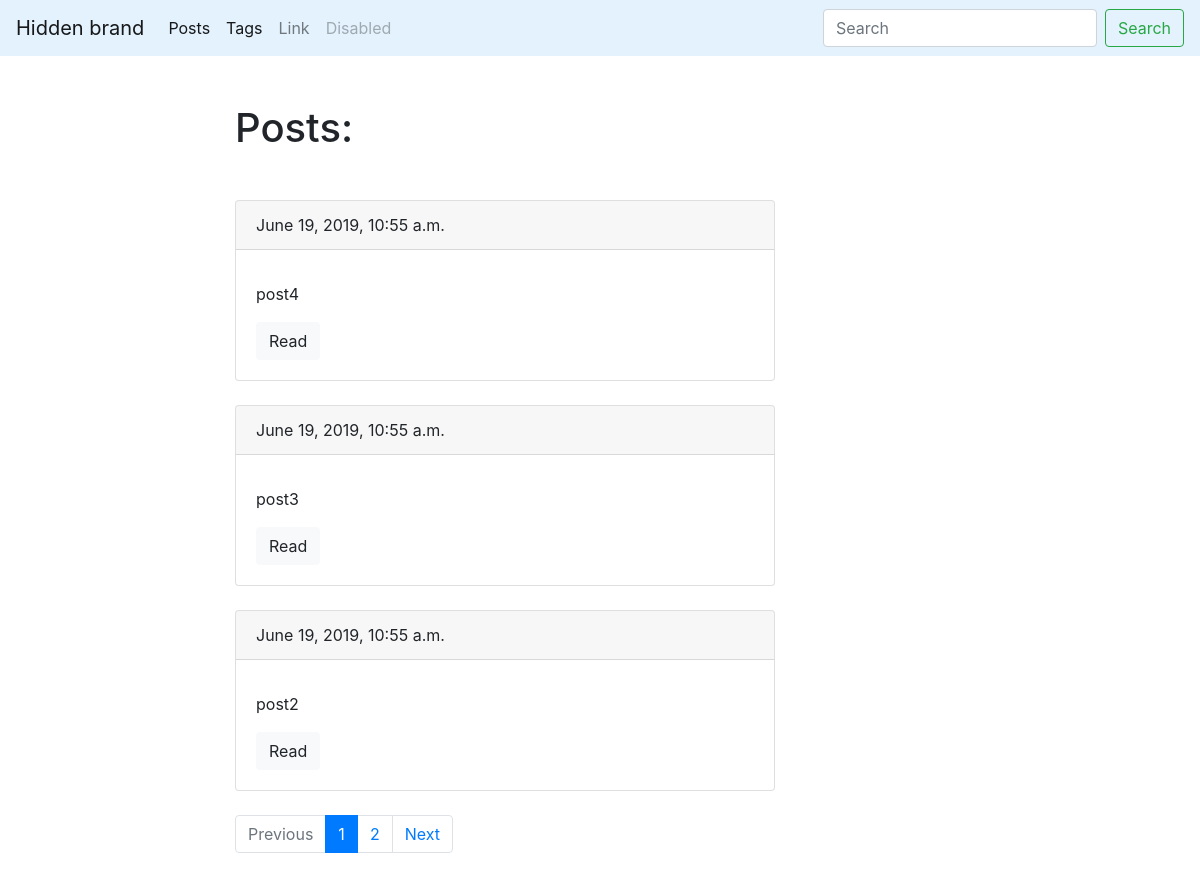
Page /blog/ on the earlier database version.
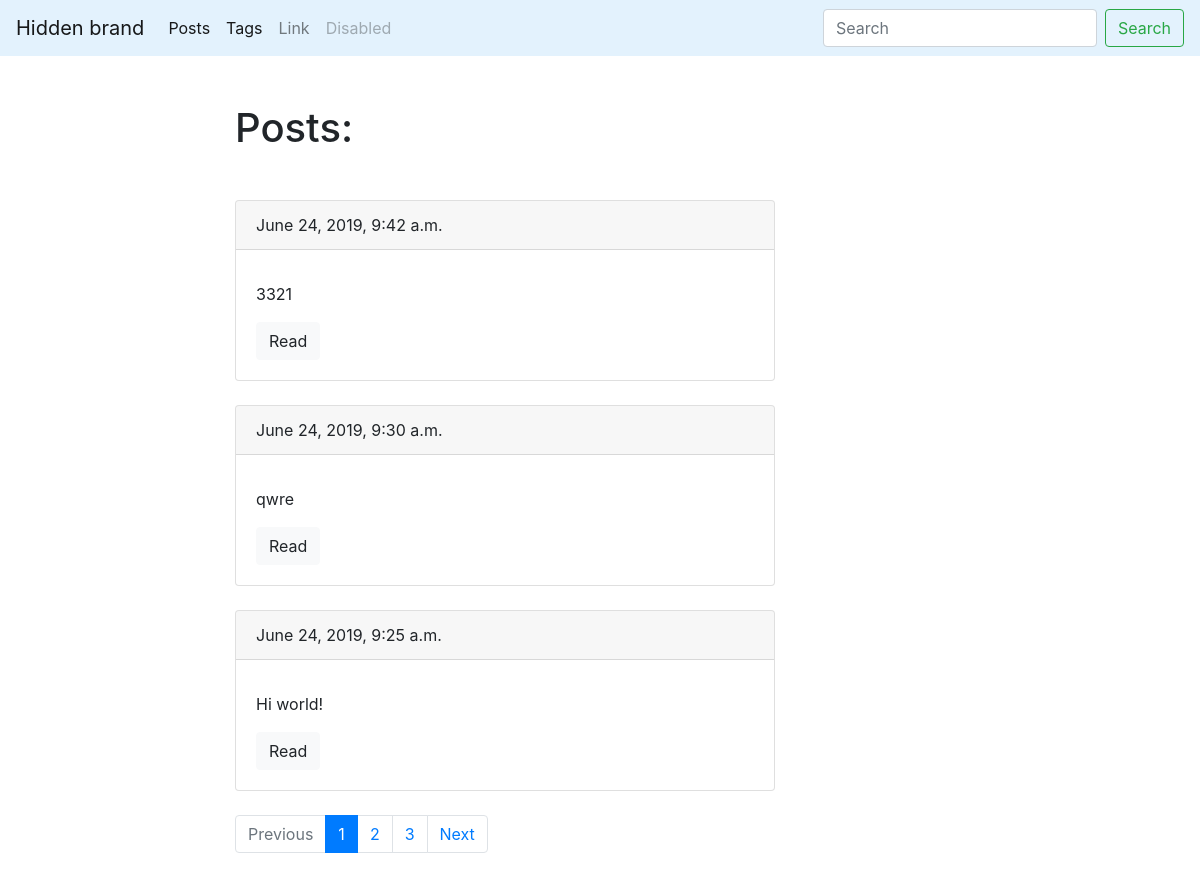
Same page on the later database version.
### blog/models.py (models this page shows, shortened)
class Post(models.Model):                                                        # Класс для хранения данных постов в виде модели
    title = models.CharField(max_length=150, db_index=True)                      # Заголовок поста. Максимальная длинна 150 символов. Включено индексирование (для удобства поиска)
    slug = models.SlugField(max_length=150, blank=True, unique=True)                         # Слаг - человекопонятный URL. Может отсутствовать. Уникальный
    body = models.TextField(blank=True, db_index=True)                           # Тело поста. Может отсутствовать. Включено индексирование (для удобства поиска)
    tags = models.ManyToManyField("Tag", blank=True, related_name='posts')       # Тэг. Может быть пустой.
    date_pub = models.DateTimeField(auto_now_add=True)                           # Дата публикации. Свойство auto_now_add - заполнение date_pub при сохранении в базу данных автоматически текущей датой
    def get_absolute_url(self):
        return reverse('post_detail_url', kwargs={"slug": self.slug})
    class Meta:
        ordering = ['-date_pub']

### blog/views.py (the view)
# urls.py: path('', post_list, name='posts_list_url' ),
def post_list(request):
    search_query = request.GET.get('search', '')
    if search_query:
        posts = Post.objects.filter(Q(title__icontains=search_query) | Q(body__icontains=search_query))
    else:
        posts = Post.objects.all()
    paginator = Paginator(posts, 3)
    page_number = request.GET.get('page', 1)
    page = paginator.get_page(page_number)
    is_paginated = page.has_other_pages()
    if page.has_previous():
        prev_url = '?page={}'.format(page.previous_page_number())
    else:
        prev_url = ''
    if page.has_next():
        next_url = '?page={}'.format(page.next_page_number())
    else:
        next_url = ''
    context = {
        'page_object': page,
        'is_paginated': is_paginated,
        'next_url': next_url,
        'prev_url': prev_url
    }
    return render(request, 'blog/index.html', context=context)

### blog/templates/blog/index.html (shortened to what this page needs)
{% extends 'blog/base_blog.html' %}   <!Расширение шаблона blog/base_blog.html в папке templates/blog/>
{% block content %}   <!Контент подставляемый в блок content>
    <h1 class="mb-5">Posts:</h1>
    {% for post in page_object.object_list %}        <!Цикл вывода из базы данных>
        <div class="card mb-4">
            <div class="card-header">
                {{post.date_pub}}
            </div>
            <div class="card-body">
                <p class="card-text">{{post.body|truncatewords:15}}</p>
                <a href="{{ post.get_absolute_url }}" class="btn btn-light">Read</a>
            </div>
        </div>
    {% endfor %}
{% endblock %}

Differences in the rows shown:
no longer on this page (row unchanged): Post: date_pub "June 19, 2019, 10:55 a.m.", body "post4"
no longer on this page (row unchanged): Post: date_pub "June 19, 2019, 10:55 a.m.", body "post3"
no longer on this page (row unchanged): Post: date_pub "June 19, 2019, 10:55 a.m.", body "post2"
added Post: date_pub "June 24, 2019, 9:42 a.m.", body "3321"
added Post: date_pub "June 24, 2019, 9:30 a.m.", body "qwre"
added Post: date_pub "June 24, 2019, 9:25 a.m.", body "Hi world!"
Other differences:
new list line: "3"
